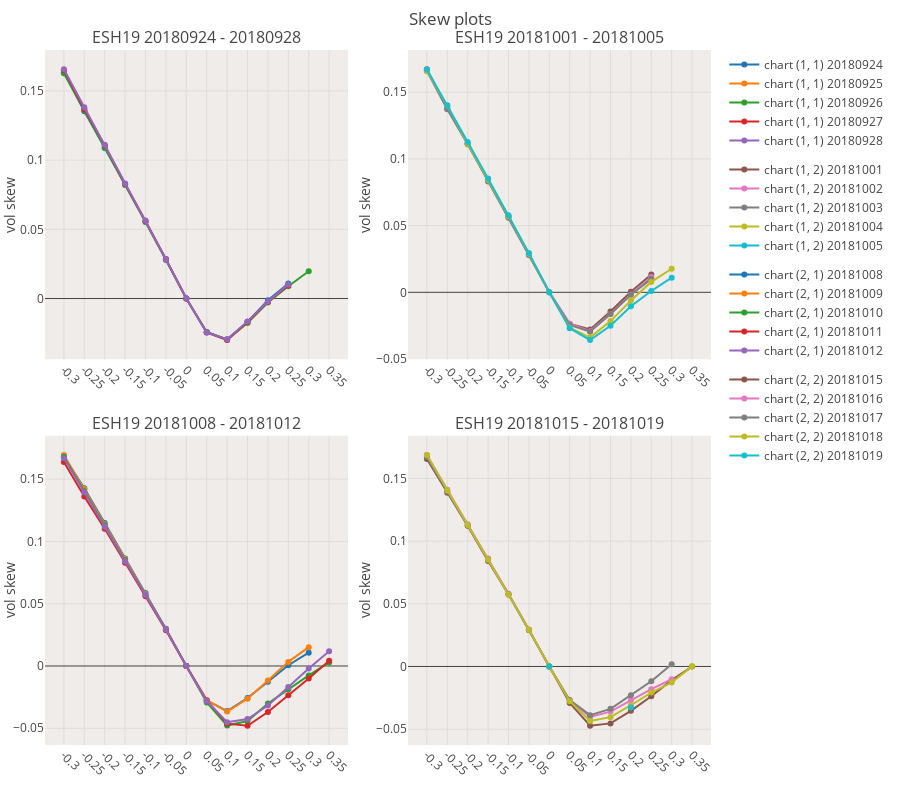
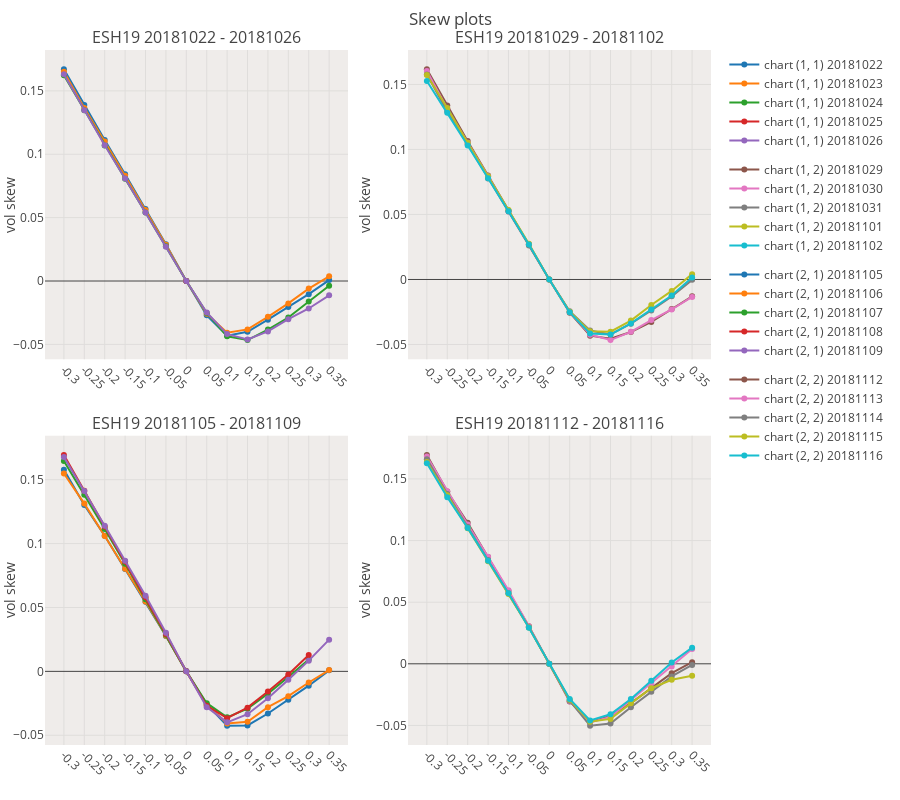
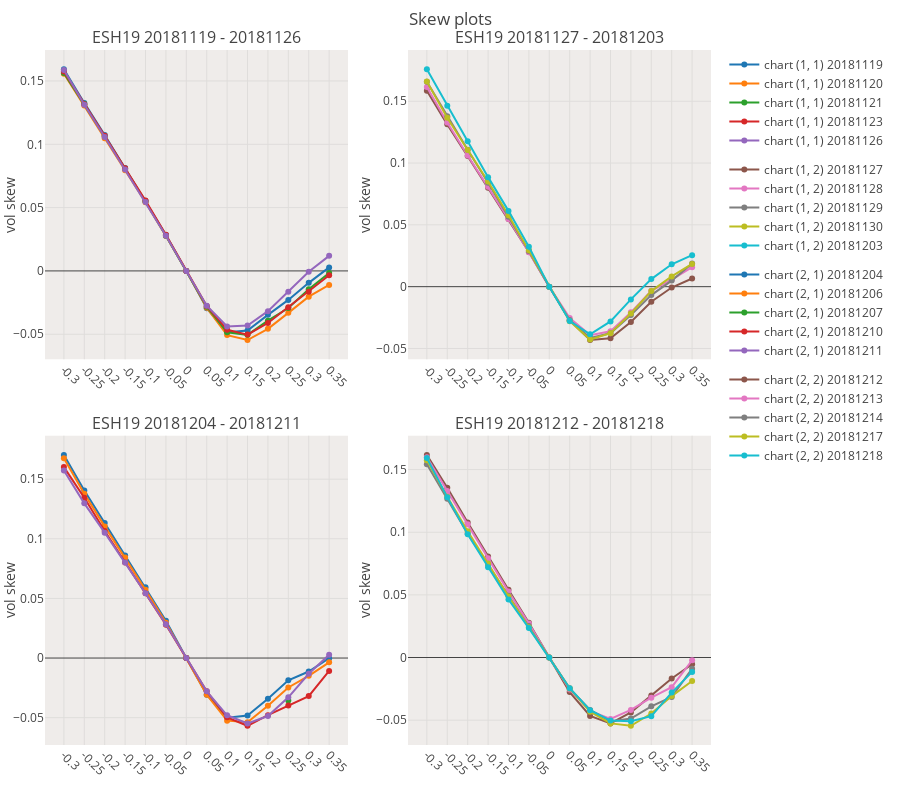
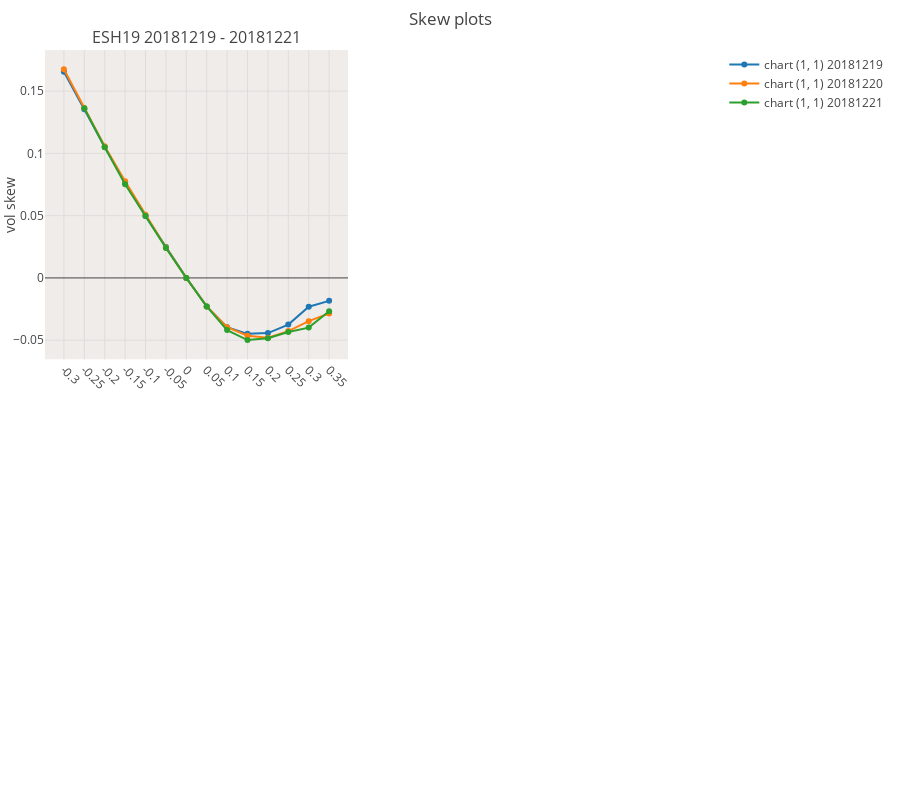

Notebook cell for these charts, in order:
### Code cell
grid_plot=True
# clist = [c for c in all_contracts if (c[:2]==f'{SYMBOL_TO_RESEARCH}') & (int(c[-2:])>=19)]
clist = [c for c in df_iv_final.symbol.unique() if (c[:2]==f'{SYMBOL_TO_RESEARCH}') & (int(c[-2:])>=19)]
for c in clist:
    dft = df_iv_final[df_iv_final.symbol==c]
    if len(dft)<=0:
        print(f'no data for symbol {c}')
        continue
    if grid_plot:
        graph_skew_subplots(df_iv_final[df_iv_final.symbol==c])
    else:
        rls = graph_skew(df_iv_final[df_iv_final.symbol==c],do_plot=True)

### Figure 1 — Plotly figure (JSON) as saved in the notebook; plotly's stock layout.template omitted (floating-point values rounded to 4 significant figures)
{"data": [{"legendgroup": "chart (1, 1)", "name": "chart (1, 1) 20180924", "type": "scatter", "uid": "24e202ae-30bd-11ea-8184-8c859025e7f9", "x": [-0.3, -0.25, -0.2, -0.15, -0.1, -0.05, 0, 0.05, 0.1, 0.15, 0.2, 0.25, 0.3, 0.35], "xaxis": "x", "y": [0.1635, 0.1353, 0.1089, 0.0826, 0.0554, 0.0281, 0, -0.0244, -0.0296, -0.0167, -0.0013, 0.0109, null, null], "yaxis": "y"}, {"legendgroup": "chart (1, 1)", "name": "chart (1, 1) 20180925", "type": "scatter", "uid": "24e27a06-30bd-11ea-a271-8c859025e7f9", "x": [-0.3, -0.25, -0.2, -0.15, -0.1, -0.05, 0, 0.05, 0.1, 0.15, 0.2, 0.25, 0.3, 0.35], "xaxis": "x", "y": [null, null, null, null, null, null, 0, null, null, null, null, null, null, null], "yaxis": "y"}, {"legendgroup": "chart (1, 1)", "name": "chart (1, 1) 20180926", "type": "scatter", "uid": "24e2dcba-30bd-11ea-80fe-8c859025e7f9", "x": [-0.3, -0.25, -0.2, -0.15, -0.1, -0.05, 0, 0.05, 0.1, 0.15, 0.2, 0.25, 0.3, 0.35], "xaxis": "x", "y": [0.1628, 0.1362, 0.1087, 0.0821, 0.0553, 0.028, 0, -0.0241, -0.0296, -0.0177, -0.0029, 0.0089, 0.0197, null], "yaxis": "y"}, {"legendgroup": "chart (1, 1)", "name": "chart (1, 1) 20180927", "type": "scatter", "uid": "24e33e62-30bd-11ea-bf5f-8c859025e7f9", "x": [-0.3, -0.25, -0.2, -0.15, -0.1, -0.05, 0, 0.05, 0.1, 0.15, 0.2, 0.25, 0.3, 0.35], "xaxis": "x", "y": [0.165, 0.1368, 0.1108, 0.0828, 0.056, 0.0286, 0, -0.0245, -0.03, -0.017, -0.0023, 0.0095, null, null], "yaxis": "y"}, {"legendgroup": "chart (1, 1)", "name": "chart (1, 1) 20180928", "type": "scatter", "uid": "24e3ad0c-30bd-11ea-9d35-8c859025e7f9", "x": [-0.3, -0.25, -0.2, -0.15, -0.1, -0.05, 0, 0.05, 0.1, 0.15, 0.2, 0.25, 0.3, 0.35], "xaxis": "x", "y": [0.1657, 0.1382, 0.1112, 0.0832, 0.0563, 0.0284, 0, -0.0245, -0.0295, -0.0165, -0.0022, 0.0101, null, null], "yaxis": "y"}, {"legendgroup": "chart (1, 2)", "name": "chart (1, 2) 20181001", "type": "scatter", "uid": "24e48b46-30bd-11ea-be7b-8c859025e7f9", "x": [-0.3, -0.25, -0.2, -0.15, -0.1, -0.05, 0, 0.05, 0.1, 0.15, 0.2, 0.25, 0.3, 0.35], "xaxis": "x2", "y": [0.1673, 0.1381, 0.1114, 0.0842, 0.0566, 0.0284, 0, -0.0236, -0.0278, -0.0144, 0.0005, 0.0133, null, null], "yaxis": "y2"}, {"legendgroup": "chart (1, 2)", "name": "chart (1, 2) 20181002", "type": "scatter", "uid": "24e50878-30bd-11ea-98ce-8c859025e7f9", "x": [-0.3, -0.25, -0.2, -0.15, -0.1, -0.05, 0, 0.05, 0.1, 0.15, 0.2, 0.25, 0.3, 0.35], "xaxis": "x2", "y": [0.167, 0.1393, 0.112, 0.085, 0.0569, 0.0286, 0, -0.0235, -0.0291, -0.0162, -0.0016, 0.0114, null, null], "yaxis": "y2"}, {"legendgroup": "chart (1, 2)", "name": "chart (1, 2) 20181003", "type": "scatter", "uid": "24e56cdc-30bd-11ea-8a81-8c859025e7f9", "x": [-0.3, -0.25, -0.2, -0.15, -0.1, -0.05, 0, 0.05, 0.1, 0.15, 0.2, 0.25, 0.3, 0.35], "xaxis": "x2", "y": [0.1659, 0.1373, 0.1111, 0.0831, 0.0559, 0.0279, 0, -0.0245, -0.0295, -0.0163, -0.0018, 0.0101, null, null], "yaxis": "y2"}, {"legendgroup": "chart (1, 2)", "name": "chart (1, 2) 20181004", "type": "scatter", "uid": "24e5cdb4-30bd-11ea-9c84-8c859025e7f9", "x": [-0.3, -0.25, -0.2, -0.15, -0.1, -0.05, 0, 0.05, 0.1, 0.15, 0.2, 0.25, 0.3, 0.35], "xaxis": "x2", "y": [0.1658, 0.14, 0.1114, 0.0845, 0.0571, 0.029, 0, -0.0265, -0.0339, -0.0216, -0.0061, 0.0078, 0.0177, null], "yaxis": "y2"}, {"legendgroup": "chart (1, 2)", "name": "chart (1, 2) 20181005", "type": "scatter", "uid": "24e6389c-30bd-11ea-a73a-8c859025e7f9", "x": [-0.3, -0.25, -0.2, -0.15, -0.1, -0.05, 0, 0.05, 0.1, 0.15, 0.2, 0.25, 0.3, 0.35], "xaxis": "x2", "y": [0.1671, 0.1403, 0.1127, 0.0853, 0.0577, 0.0294, 0, -0.0269, -0.0358, -0.0251, -0.0105, 0.001, 0.011, null], "yaxis": "y2"}, {"legendgroup": "chart (2, 1)", "name": "chart (2, 1) 20181008", "type": "scatter", "uid": "24e71606-30bd-11ea-a210-8c859025e7f9", "x": [-0.3, -0.25, -0.2, -0.15, -0.1, -0.05, 0, 0.05, 0.1, 0.15, 0.2, 0.25, 0.3, 0.35], "xaxis": "x3", "y": [0.1682, 0.1426, 0.1147, 0.0863, 0.0585, 0.0298, 0, -0.0277, -0.0362, -0.0257, -0.0127, 0.0006, 0.0107, null], "yaxis": "y3"}, {"legendgroup": "chart (2, 1)", "name": "chart (2, 1) 20181009", "type": "scatter", "uid": "24e77ee6-30bd-11ea-b05b-8c859025e7f9", "x": [-0.3, -0.25, -0.2, -0.15, -0.1, -0.05, 0, 0.05, 0.1, 0.15, 0.2, 0.25, 0.3, 0.35], "xaxis": "x3", "y": [0.1694, 0.1421, 0.1138, 0.0858, 0.0578, 0.0295, 0, -0.0273, -0.0366, -0.0262, -0.0116, 0.0033, 0.0151, null], "yaxis": "y3"}, {"legendgroup": "chart (2, 1)", "name": "chart (2, 1) 20181010", "type": "scatter", "uid": "24e7e1ec-30bd-11ea-a9a9-8c859025e7f9", "x": [-0.3, -0.25, -0.2, -0.15, -0.1, -0.05, 0, 0.05, 0.1, 0.15, 0.2, 0.25, 0.3, 0.35], "xaxis": "x3", "y": [0.1679, 0.1402, 0.1129, 0.0851, 0.057, 0.0293, 0, -0.0293, -0.0478, -0.0442, -0.0301, -0.0186, -0.0076, 0.0029], "yaxis": "y3"}, {"legendgroup": "chart (2, 1)", "name": "chart (2, 1) 20181011", "type": "scatter", "uid": "24e8b4b4-30bd-11ea-bfa9-8c859025e7f9", "x": [-0.3, -0.25, -0.2, -0.15, -0.1, -0.05, 0, 0.05, 0.1, 0.15, 0.2, 0.25, 0.3, 0.35], "xaxis": "x3", "y": [0.1637, 0.1361, 0.1101, 0.0829, 0.0559, 0.0286, 0, -0.0276, -0.0463, -0.048, -0.0369, -0.0235, -0.01, 0.0042], "yaxis": "y3"}, {"legendgroup": "chart (2, 1)", "name": "chart (2, 1) 20181012", "type": "scatter", "uid": "24e94bd8-30bd-11ea-997a-8c859025e7f9", "x": [-0.3, -0.25, -0.2, -0.15, -0.1, -0.05, 0, 0.05, 0.1, 0.15, 0.2, 0.25, 0.3, 0.35], "xaxis": "x3", "y": [0.167, 0.1394, 0.1118, 0.0841, 0.057, 0.0293, 0, -0.0281, -0.0452, -0.0426, -0.0317, -0.0169, -0.0021, 0.0118], "yaxis": "y3"}, {"legendgroup": "chart (2, 2)", "name": "chart (2, 2) 20181015", "type": "scatter", "uid": "24ea4b58-30bd-11ea-98d0-8c859025e7f9", "x": [-0.3, -0.25, -0.2, -0.15, -0.1, -0.05, 0, 0.05, 0.1, 0.15, 0.2, 0.25, 0.3, 0.35], "xaxis": "x4", "y": [0.1654, 0.1385, 0.1122, 0.0841, 0.0576, 0.0291, 0, -0.0291, -0.0473, -0.0454, -0.0354, -0.0237, -0.0109, -0.0001], "yaxis": "y4"}, {"legendgroup": "chart (2, 2)", "name": "chart (2, 2) 20181016", "type": "scatter", "uid": "24eab028-30bd-11ea-9ec7-8c859025e7f9", "x": [-0.3, -0.25, -0.2, -0.15, -0.1, -0.05, 0, 0.05, 0.1, 0.15, 0.2, 0.25, 0.3, 0.35], "xaxis": "x4", "y": [0.1687, 0.141, 0.1135, 0.0861, 0.058, 0.0295, 0, -0.0271, -0.0403, -0.036, -0.027, -0.0181, -0.0102, null], "yaxis": "y4"}, {"legendgroup": "chart (2, 2)", "name": "chart (2, 2) 20181017", "type": "scatter", "uid": "24eb18ee-30bd-11ea-bf94-8c859025e7f9", "x": [-0.3, -0.25, -0.2, -0.15, -0.1, -0.05, 0, 0.05, 0.1, 0.15, 0.2, 0.25, 0.3, 0.35], "xaxis": "x4", "y": [0.167, 0.1396, 0.1125, 0.0852, 0.0574, 0.0291, 0, -0.0268, -0.0388, -0.0338, -0.0229, -0.0118, 0.0017, null], "yaxis": "y4"}, {"legendgroup": "chart (2, 2)", "name": "chart (2, 2) 20181018", "type": "scatter", "uid": "24eba6ba-30bd-11ea-b3a7-8c859025e7f9", "x": [-0.3, -0.25, -0.2, -0.15, -0.1, -0.05, 0, 0.05, 0.1, 0.15, 0.2, 0.25, 0.3, 0.35], "xaxis": "x4", "y": [0.1687, 0.1404, 0.1128, 0.0851, 0.0572, 0.0292, 0, -0.0277, -0.0434, -0.0404, -0.0309, -0.0208, -0.0127, 0.0001], "yaxis": "y4"}, {"legendgroup": "chart (2, 2)", "name": "chart (2, 2) 20181019", "type": "scatter", "uid": "24ec191a-30bd-11ea-b3cb-8c859025e7f9", "x": [-0.3, -0.25, -0.2, -0.15, -0.1, -0.05, 0, 0.05, 0.1, 0.15, 0.2, 0.25, 0.3, 0.35], "xaxis": "x4", "y": [null, null, null, null, null, null, 0, null, null, null, -0.0327, null, null, null], "yaxis": "y4"}], "layout": {"annotations": [{"font": {"size": 16}, "showarrow": false, "text": "ESH19 20180924 - 20180928", "x": 0.2275, "xanchor": "center", "xref": "paper", "y": 1, "yanchor": "bottom", "yref": "paper"}, {"font": {"size": 16}, "showarrow": false, "text": "ESH19 20181001 - 20181005", "x": 0.7725, "xanchor": "center", "xref": "paper", "y": 1, "yanchor": "bottom", "yref": "paper"}, {"font": {"size": 16}, "showarrow": false, "text": "ESH19 20181008 - 20181012", "x": 0.2275, "xanchor": "center", "xref": "paper", "y": 0.445, "yanchor": "bottom", "yref": "paper"}, {"font": {"size": 16}, "showarrow": false, "text": "ESH19 20181015 - 20181019", "x": 0.7725, "xanchor": "center", "xref": "paper", "y": 0.445, "yanchor": "bottom", "yref": "paper"}], "autosize": true, "bargap": 0.05, "font": {"family": "Open Sans, sans-serif"}, "height": 800, "hovermode": "x", "margin": {"b": 55, "l": 45, "r": 15, "t": 50}, "plot_bgcolor": "#EFECEA", "showlegend": true, "title": "Skew plots<br>", "width": 900, "xaxis": {"anchor": "y", "domain": [0, 0.455], "tickangle": 45, "ticktext": [-0.3, -0.25, -0.2, -0.15, -0.1, -0.05, 0, 0.05, 0.1, 0.15, 0.2, 0.25, 0.3, 0.35], "tickvals": [-0.3, -0.25, -0.2, -0.15, -0.1, -0.05, 0, 0.05, 0.1, 0.15, 0.2, 0.25, 0.3, 0.35], "type": "category"}, "xaxis2": {"anchor": "y2", "domain": [0.545, 1], "tickangle": 45, "ticktext": [-0.3, -0.25, -0.2, -0.15, -0.1, -0.05, 0, 0.05, 0.1, 0.15, 0.2, 0.25, 0.3, 0.35], "tickvals": [-0.3, -0.25, -0.2, -0.15, -0.1, -0.05, 0, 0.05, 0.1, 0.15, 0.2, 0.25, 0.3, 0.35], "type": "category"}, "xaxis3": {"anchor": "y3", "domain": [0, 0.455], "tickangle": 45, "ticktext": [-0.3, -0.25, -0.2, -0.15, -0.1, -0.05, 0, 0.05, 0.1, 0.15, 0.2, 0.25, 0.3, 0.35], "tickvals": [-0.3, -0.25, -0.2, -0.15, -0.1, -0.05, 0, 0.05, 0.1, 0.15, 0.2, 0.25, 0.3, 0.35], "type": "category"}, "xaxis4": {"anchor": "y4", "domain": [0.545, 1], "tickangle": 45, "ticktext": [-0.3, -0.25, -0.2, -0.15, -0.1, -0.05, 0, 0.05, 0.1, 0.15, 0.2, 0.25, 0.3, 0.35], "tickvals": [-0.3, -0.25, -0.2, -0.15, -0.1, -0.05, 0, 0.05, 0.1, 0.15, 0.2, 0.25, 0.3, 0.35], "type": "category"}, "yaxis": {"anchor": "x", "domain": [0.555, 1], "title": "vol skew"}, "yaxis2": {"anchor": "x2", "domain": [0.555, 1], "title": "vol skew"}, "yaxis3": {"anchor": "x3", "domain": [0, 0.445], "title": "vol skew"}, "yaxis4": {"anchor": "x4", "domain": [0, 0.445], "title": "vol skew"}}}

### Figure 2 — Plotly figure (JSON) as saved in the notebook; plotly's stock layout.template omitted (floating-point values rounded to 4 significant figures)
{"data": [{"legendgroup": "chart (1, 1)", "name": "chart (1, 1) 20181022", "type": "scatter", "uid": "24f6bbcc-30bd-11ea-80cd-8c859025e7f9", "x": [-0.3, -0.25, -0.2, -0.15, -0.1, -0.05, 0, 0.05, 0.1, 0.15, 0.2, 0.25, 0.3, 0.35], "xaxis": "x", "y": [0.1671, 0.1389, 0.1112, 0.0843, 0.0568, 0.029, 0, -0.0271, -0.0431, -0.0401, -0.0305, -0.0205, -0.0104, 0.0007], "yaxis": "y"}, {"legendgroup": "chart (1, 1)", "name": "chart (1, 1) 20181023", "type": "scatter", "uid": "24f7364c-30bd-11ea-9c08-8c859025e7f9", "x": [-0.3, -0.25, -0.2, -0.15, -0.1, -0.05, 0, 0.05, 0.1, 0.15, 0.2, 0.25, 0.3, 0.35], "xaxis": "x", "y": [0.1651, 0.1365, 0.1101, 0.0831, 0.056, 0.0286, 0, -0.0259, -0.0408, -0.0382, -0.0283, -0.0177, -0.006, 0.0037], "yaxis": "y"}, {"legendgroup": "chart (1, 1)", "name": "chart (1, 1) 20181024", "type": "scatter", "uid": "24f7efe2-30bd-11ea-acbf-8c859025e7f9", "x": [-0.3, -0.25, -0.2, -0.15, -0.1, -0.05, 0, 0.05, 0.1, 0.15, 0.2, 0.25, 0.3, 0.35], "xaxis": "x", "y": [0.1623, 0.1348, 0.107, 0.0806, 0.054, 0.0274, 0, -0.0252, -0.0436, -0.0466, -0.0383, -0.0288, -0.0161, -0.0038], "yaxis": "y"}, {"legendgroup": "chart (1, 1)", "name": "chart (1, 1) 20181025", "type": "scatter", "uid": "24f8b436-30bd-11ea-9d90-8c859025e7f9", "x": [-0.3, -0.25, -0.2, -0.15, -0.1, -0.05, 0, 0.05, 0.1, 0.15, 0.2, 0.25, 0.3, 0.35], "xaxis": "x", "y": [null, null, null, null, null, null, 0, null, null, null, null, null, null, null], "yaxis": "y"}, {"legendgroup": "chart (1, 1)", "name": "chart (1, 1) 20181026", "type": "scatter", "uid": "24f99b4c-30bd-11ea-bef3-8c859025e7f9", "x": [-0.3, -0.25, -0.2, -0.15, -0.1, -0.05, 0, 0.05, 0.1, 0.15, 0.2, 0.25, 0.3, 0.35], "xaxis": "x", "y": [0.1632, 0.1347, 0.1071, 0.0808, 0.054, 0.0271, 0, -0.0249, -0.0419, -0.0461, -0.0398, -0.0301, -0.0217, -0.0113], "yaxis": "y"}, {"legendgroup": "chart (1, 2)", "name": "chart (1, 2) 20181029", "type": "scatter", "uid": "24fb1818-30bd-11ea-be63-8c859025e7f9", "x": [-0.3, -0.25, -0.2, -0.15, -0.1, -0.05, 0, 0.05, 0.1, 0.15, 0.2, 0.25, 0.3, 0.35], "xaxis": "x2", "y": [0.1617, 0.1337, 0.1064, 0.0799, 0.0531, 0.027, 0, -0.0255, -0.0432, -0.0456, -0.0404, -0.0327, -0.0227, -0.013], "yaxis": "y2"}, {"legendgroup": "chart (1, 2)", "name": "chart (1, 2) 20181030", "type": "scatter", "uid": "24fb8a26-30bd-11ea-ab85-8c859025e7f9", "x": [-0.3, -0.25, -0.2, -0.15, -0.1, -0.05, 0, 0.05, 0.1, 0.15, 0.2, 0.25, 0.3, 0.35], "xaxis": "x2", "y": [0.1603, 0.1313, 0.1052, 0.0794, 0.0523, 0.0269, 0, -0.025, -0.0425, -0.0466, -0.0403, -0.0312, -0.0231, -0.0134], "yaxis": "y2"}, {"legendgroup": "chart (1, 2)", "name": "chart (1, 2) 20181031", "type": "scatter", "uid": "24fbff24-30bd-11ea-9d72-8c859025e7f9", "x": [-0.3, -0.25, -0.2, -0.15, -0.1, -0.05, 0, 0.05, 0.1, 0.15, 0.2, 0.25, 0.3, 0.35], "xaxis": "x2", "y": [0.1576, 0.1291, 0.104, 0.0776, 0.0523, 0.0261, 0, -0.0245, -0.0393, -0.0423, -0.034, -0.0239, -0.013, -0.0003], "yaxis": "y2"}, {"legendgroup": "chart (1, 2)", "name": "chart (1, 2) 20181101", "type": "scatter", "uid": "24fc7268-30bd-11ea-bdbd-8c859025e7f9", "x": [-0.3, -0.25, -0.2, -0.15, -0.1, -0.05, 0, 0.05, 0.1, 0.15, 0.2, 0.25, 0.3, 0.35], "xaxis": "x2", "y": [0.1573, 0.1319, 0.1052, 0.0793, 0.0534, 0.0275, 0, -0.0248, -0.0399, -0.0402, -0.0316, -0.0196, -0.0088, 0.0041], "yaxis": "y2"}, {"legendgroup": "chart (1, 2)", "name": "chart (1, 2) 20181102", "type": "scatter", "uid": "24fcef2e-30bd-11ea-a6bf-8c859025e7f9", "x": [-0.3, -0.25, -0.2, -0.15, -0.1, -0.05, 0, 0.05, 0.1, 0.15, 0.2, 0.25, 0.3, 0.35], "xaxis": "x2", "y": [0.1527, 0.1283, 0.103, 0.0779, 0.0524, 0.0269, 0, -0.0253, -0.0415, -0.0424, -0.0338, -0.0231, -0.0123, 0.0015], "yaxis": "y2"}, {"legendgroup": "chart (2, 1)", "name": "chart (2, 1) 20181105", "type": "scatter", "uid": "24fe5a26-30bd-11ea-a7ab-8c859025e7f9", "x": [-0.3, -0.25, -0.2, -0.15, -0.1, -0.05, 0, 0.05, 0.1, 0.15, 0.2, 0.25, 0.3, 0.35], "xaxis": "x3", "y": [0.1578, 0.1303, 0.1062, 0.0802, 0.0544, 0.0277, 0, -0.0259, -0.0426, -0.0423, -0.033, -0.0223, -0.0112, 0.0008], "yaxis": "y3"}, {"legendgroup": "chart (2, 1)", "name": "chart (2, 1) 20181106", "type": "scatter", "uid": "24fed370-30bd-11ea-9f6a-8c859025e7f9", "x": [-0.3, -0.25, -0.2, -0.15, -0.1, -0.05, 0, 0.05, 0.1, 0.15, 0.2, 0.25, 0.3, 0.35], "xaxis": "x3", "y": [0.1549, 0.1313, 0.1059, 0.0803, 0.0547, 0.0279, 0, -0.026, -0.0408, -0.0394, -0.028, -0.0194, -0.0087, 0.001], "yaxis": "y3"}, {"legendgroup": "chart (2, 1)", "name": "chart (2, 1) 20181107", "type": "scatter", "uid": "24ff467a-30bd-11ea-983f-8c859025e7f9", "x": [-0.3, -0.25, -0.2, -0.15, -0.1, -0.05, 0, 0.05, 0.1, 0.15, 0.2, 0.25, 0.3, 0.35], "xaxis": "x3", "y": [0.1646, 0.1382, 0.1114, 0.0842, 0.0565, 0.0286, 0, -0.0249, -0.036, -0.0292, -0.0175, -0.0044, 0.0093, null], "yaxis": "y3"}, {"legendgroup": "chart (2, 1)", "name": "chart (2, 1) 20181108", "type": "scatter", "uid": "24ffc154-30bd-11ea-afbb-8c859025e7f9", "x": [-0.3, -0.25, -0.2, -0.15, -0.1, -0.05, 0, 0.05, 0.1, 0.15, 0.2, 0.25, 0.3, 0.35], "xaxis": "x3", "y": [0.1694, 0.1414, 0.1134, 0.0859, 0.058, 0.0293, 0, -0.027, -0.0366, -0.0284, -0.0158, -0.0025, 0.0128, null], "yaxis": "y3"}, {"legendgroup": "chart (2, 1)", "name": "chart (2, 1) 20181109", "type": "scatter", "uid": "2500301c-30bd-11ea-8571-8c859025e7f9", "x": [-0.3, -0.25, -0.2, -0.15, -0.1, -0.05, 0, 0.05, 0.1, 0.15, 0.2, 0.25, 0.3, 0.35], "xaxis": "x3", "y": [0.1677, 0.1412, 0.114, 0.0865, 0.0591, 0.0302, 0, -0.028, -0.0399, -0.0335, -0.0211, -0.0065, 0.0084, 0.0248], "yaxis": "y3"}, {"legendgroup": "chart (2, 2)", "name": "chart (2, 2) 20181112", "type": "scatter", "uid": "25019b8c-30bd-11ea-94fc-8c859025e7f9", "x": [-0.3, -0.25, -0.2, -0.15, -0.1, -0.05, 0, 0.05, 0.1, 0.15, 0.2, 0.25, 0.3, 0.35], "xaxis": "x4", "y": [0.1695, 0.1398, 0.1144, 0.0866, 0.0591, 0.0304, 0, -0.0306, -0.0473, -0.0423, -0.0319, -0.0195, -0.0076, 0.0013], "yaxis": "y4"}, {"legendgroup": "chart (2, 2)", "name": "chart (2, 2) 20181113", "type": "scatter", "uid": "2502389e-30bd-11ea-88cb-8c859025e7f9", "x": [-0.3, -0.25, -0.2, -0.15, -0.1, -0.05, 0, 0.05, 0.1, 0.15, 0.2, 0.25, 0.3, 0.35], "xaxis": "x4", "y": [0.1683, 0.1401, 0.113, 0.0868, 0.0596, 0.0305, 0, -0.0303, -0.0476, -0.0431, -0.0293, -0.0157, -0.0021, 0.012], "yaxis": "y4"}, {"legendgroup": "chart (2, 2)", "name": "chart (2, 2) 20181114", "type": "scatter", "uid": "2502a7c0-30bd-11ea-9cf2-8c859025e7f9", "x": [-0.3, -0.25, -0.2, -0.15, -0.1, -0.05, 0, 0.05, 0.1, 0.15, 0.2, 0.25, 0.3, 0.35], "xaxis": "x4", "y": [0.1661, 0.1379, 0.1113, 0.0843, 0.0573, 0.0297, 0, -0.03, -0.0503, -0.0484, -0.0353, -0.0227, -0.0102, -0.0009], "yaxis": "y4"}, {"legendgroup": "chart (2, 2)", "name": "chart (2, 2) 20181115", "type": "scatter", "uid": "25031ee4-30bd-11ea-8291-8c859025e7f9", "x": [-0.3, -0.25, -0.2, -0.15, -0.1, -0.05, 0, 0.05, 0.1, 0.15, 0.2, 0.25, 0.3, 0.35], "xaxis": "x4", "y": [0.1638, 0.1368, 0.1101, 0.0833, 0.0566, 0.0295, 0, -0.0292, -0.047, -0.0447, -0.0321, -0.0198, -0.013, -0.0097], "yaxis": "y4"}, {"legendgroup": "chart (2, 2)", "name": "chart (2, 2) 20181116", "type": "scatter", "uid": "2503a8f0-30bd-11ea-ad17-8c859025e7f9", "x": [-0.3, -0.25, -0.2, -0.15, -0.1, -0.05, 0, 0.05, 0.1, 0.15, 0.2, 0.25, 0.3, 0.35], "xaxis": "x4", "y": [0.1627, 0.1352, 0.1103, 0.0836, 0.0572, 0.0293, 0, -0.0285, -0.046, -0.041, -0.0286, -0.0138, 0.0011, 0.0131], "yaxis": "y4"}], "layout": {"annotations": [{"font": {"size": 16}, "showarrow": false, "text": "ESH19 20181022 - 20181026", "x": 0.2275, "xanchor": "center", "xref": "paper", "y": 1, "yanchor": "bottom", "yref": "paper"}, {"font": {"size": 16}, "showarrow": false, "text": "ESH19 20181029 - 20181102", "x": 0.7725, "xanchor": "center", "xref": "paper", "y": 1, "yanchor": "bottom", "yref": "paper"}, {"font": {"size": 16}, "showarrow": false, "text": "ESH19 20181105 - 20181109", "x": 0.2275, "xanchor": "center", "xref": "paper", "y": 0.445, "yanchor": "bottom", "yref": "paper"}, {"font": {"size": 16}, "showarrow": false, "text": "ESH19 20181112 - 20181116", "x": 0.7725, "xanchor": "center", "xref": "paper", "y": 0.445, "yanchor": "bottom", "yref": "paper"}], "autosize": true, "bargap": 0.05, "font": {"family": "Open Sans, sans-serif"}, "height": 800, "hovermode": "x", "margin": {"b": 55, "l": 45, "r": 15, "t": 50}, "plot_bgcolor": "#EFECEA", "showlegend": true, "title": "Skew plots<br>", "width": 900, "xaxis": {"anchor": "y", "domain": [0, 0.455], "tickangle": 45, "ticktext": [-0.3, -0.25, -0.2, -0.15, -0.1, -0.05, 0, 0.05, 0.1, 0.15, 0.2, 0.25, 0.3, 0.35], "tickvals": [-0.3, -0.25, -0.2, -0.15, -0.1, -0.05, 0, 0.05, 0.1, 0.15, 0.2, 0.25, 0.3, 0.35], "type": "category"}, "xaxis2": {"anchor": "y2", "domain": [0.545, 1], "tickangle": 45, "ticktext": [-0.3, -0.25, -0.2, -0.15, -0.1, -0.05, 0, 0.05, 0.1, 0.15, 0.2, 0.25, 0.3, 0.35], "tickvals": [-0.3, -0.25, -0.2, -0.15, -0.1, -0.05, 0, 0.05, 0.1, 0.15, 0.2, 0.25, 0.3, 0.35], "type": "category"}, "xaxis3": {"anchor": "y3", "domain": [0, 0.455], "tickangle": 45, "ticktext": [-0.3, -0.25, -0.2, -0.15, -0.1, -0.05, 0, 0.05, 0.1, 0.15, 0.2, 0.25, 0.3, 0.35], "tickvals": [-0.3, -0.25, -0.2, -0.15, -0.1, -0.05, 0, 0.05, 0.1, 0.15, 0.2, 0.25, 0.3, 0.35], "type": "category"}, "xaxis4": {"anchor": "y4", "domain": [0.545, 1], "tickangle": 45, "ticktext": [-0.3, -0.25, -0.2, -0.15, -0.1, -0.05, 0, 0.05, 0.1, 0.15, 0.2, 0.25, 0.3, 0.35], "tickvals": [-0.3, -0.25, -0.2, -0.15, -0.1, -0.05, 0, 0.05, 0.1, 0.15, 0.2, 0.25, 0.3, 0.35], "type": "category"}, "yaxis": {"anchor": "x", "domain": [0.555, 1], "title": "vol skew"}, "yaxis2": {"anchor": "x2", "domain": [0.555, 1], "title": "vol skew"}, "yaxis3": {"anchor": "x3", "domain": [0, 0.445], "title": "vol skew"}, "yaxis4": {"anchor": "x4", "domain": [0, 0.445], "title": "vol skew"}}}

### Figure 3 — Plotly figure (JSON) as saved in the notebook; plotly's stock layout.template omitted (floating-point values rounded to 4 significant figures)
{"data": [{"legendgroup": "chart (1, 1)", "name": "chart (1, 1) 20181119", "type": "scatter", "uid": "250f609e-30bd-11ea-afcd-8c859025e7f9", "x": [-0.3, -0.25, -0.2, -0.15, -0.1, -0.05, 0, 0.05, 0.1, 0.15, 0.2, 0.25, 0.3, 0.35], "xaxis": "x", "y": [0.1593, 0.1327, 0.1074, 0.0812, 0.0554, 0.0283, 0, -0.0295, -0.0485, -0.0471, -0.0347, -0.0229, -0.0094, 0.0028], "yaxis": "y"}, {"legendgroup": "chart (1, 1)", "name": "chart (1, 1) 20181120", "type": "scatter", "uid": "250fd792-30bd-11ea-8fec-8c859025e7f9", "x": [-0.3, -0.25, -0.2, -0.15, -0.1, -0.05, 0, 0.05, 0.1, 0.15, 0.2, 0.25, 0.3, 0.35], "xaxis": "x", "y": [0.1557, 0.1307, 0.1048, 0.0795, 0.0542, 0.0275, 0, -0.0291, -0.0507, -0.0546, -0.0457, -0.0331, -0.0203, -0.0111], "yaxis": "y"}, {"legendgroup": "chart (1, 1)", "name": "chart (1, 1) 20181121", "type": "scatter", "uid": "25106006-30bd-11ea-83cc-8c859025e7f9", "x": [-0.3, -0.25, -0.2, -0.15, -0.1, -0.05, 0, 0.05, 0.1, 0.15, 0.2, 0.25, 0.3, 0.35], "xaxis": "x", "y": [0.1564, 0.1318, 0.1062, 0.0807, 0.0549, 0.0277, 0, -0.0283, -0.0485, -0.0505, -0.0393, -0.0293, -0.0144, -0.0016], "yaxis": "y"}, {"legendgroup": "chart (1, 1)", "name": "chart (1, 1) 20181123", "type": "scatter", "uid": "2510d79e-30bd-11ea-b330-8c859025e7f9", "x": [-0.3, -0.25, -0.2, -0.15, -0.1, -0.05, 0, 0.05, 0.1, 0.15, 0.2, 0.25, 0.3, 0.35], "xaxis": "x", "y": [0.1575, 0.1316, 0.1067, 0.0811, 0.0556, 0.0285, 0, -0.0277, -0.0465, -0.0503, -0.0411, -0.0286, -0.0164, -0.0034], "yaxis": "y"}, {"legendgroup": "chart (1, 1)", "name": "chart (1, 1) 20181126", "type": "scatter", "uid": "25119a00-30bd-11ea-9d37-8c859025e7f9", "x": [-0.3, -0.25, -0.2, -0.15, -0.1, -0.05, 0, 0.05, 0.1, 0.15, 0.2, 0.25, 0.3, 0.35], "xaxis": "x", "y": [0.1586, 0.1313, 0.1058, 0.0801, 0.0544, 0.0278, 0, -0.0275, -0.0438, -0.0431, -0.0318, -0.0165, -0.0007, 0.0119], "yaxis": "y"}, {"legendgroup": "chart (1, 2)", "name": "chart (1, 2) 20181127", "type": "scatter", "uid": "2513373e-30bd-11ea-9f08-8c859025e7f9", "x": [-0.3, -0.25, -0.2, -0.15, -0.1, -0.05, 0, 0.05, 0.1, 0.15, 0.2, 0.25, 0.3, 0.35], "xaxis": "x2", "y": [0.1585, 0.1313, 0.1056, 0.08, 0.0547, 0.028, 0, -0.0272, -0.0432, -0.0418, -0.0286, -0.0122, -0.0007, 0.0066], "yaxis": "y2"}, {"legendgroup": "chart (1, 2)", "name": "chart (1, 2) 20181128", "type": "scatter", "uid": "2514041e-30bd-11ea-aedf-8c859025e7f9", "x": [-0.3, -0.25, -0.2, -0.15, -0.1, -0.05, 0, 0.05, 0.1, 0.15, 0.2, 0.25, 0.3, 0.35], "xaxis": "x2", "y": [0.1615, 0.1328, 0.1061, 0.0809, 0.0548, 0.0279, 0, -0.0253, -0.0392, -0.0361, -0.0208, -0.0034, 0.0056, 0.0158], "yaxis": "y2"}, {"legendgroup": "chart (1, 2)", "name": "chart (1, 2) 20181129", "type": "scatter", "uid": "2514c95a-30bd-11ea-ba63-8c859025e7f9", "x": [-0.3, -0.25, -0.2, -0.15, -0.1, -0.05, 0, 0.05, 0.1, 0.15, 0.2, 0.25, 0.3, 0.35], "xaxis": "x2", "y": [0.1657, 0.1379, 0.1107, 0.084, 0.0565, 0.0289, 0, -0.027, -0.0415, -0.0377, -0.0229, -0.0068, 0.0049, 0.0188], "yaxis": "y2"}, {"legendgroup": "chart (1, 2)", "name": "chart (1, 2) 20181130", "type": "scatter", "uid": "25159010-30bd-11ea-abbd-8c859025e7f9", "x": [-0.3, -0.25, -0.2, -0.15, -0.1, -0.05, 0, 0.05, 0.1, 0.15, 0.2, 0.25, 0.3, 0.35], "xaxis": "x2", "y": [0.1659, 0.1367, 0.1105, 0.085, 0.0577, 0.0294, 0, -0.0279, -0.0428, -0.0376, -0.0217, -0.0036, 0.0083, 0.0184], "yaxis": "y2"}, {"legendgroup": "chart (1, 2)", "name": "chart (1, 2) 20181203", "type": "scatter", "uid": "25162d90-30bd-11ea-bf8f-8c859025e7f9", "x": [-0.3, -0.25, -0.2, -0.15, -0.1, -0.05, 0, 0.05, 0.1, 0.15, 0.2, 0.25, 0.3, 0.35], "xaxis": "x2", "y": [0.1759, 0.1464, 0.1176, 0.0886, 0.0613, 0.0323, 0, -0.0278, -0.0386, -0.0281, -0.0103, 0.0061, 0.0181, 0.0255], "yaxis": "y2"}, {"legendgroup": "chart (2, 1)", "name": "chart (2, 1) 20181204", "type": "scatter", "uid": "2517b46c-30bd-11ea-b100-8c859025e7f9", "x": [-0.3, -0.25, -0.2, -0.15, -0.1, -0.05, 0, 0.05, 0.1, 0.15, 0.2, 0.25, 0.3, 0.35], "xaxis": "x3", "y": [0.1703, 0.1405, 0.1132, 0.0859, 0.0593, 0.0312, 0, -0.0308, -0.0501, -0.0482, -0.0342, -0.0187, -0.0113, -0.0001], "yaxis": "y3"}, {"legendgroup": "chart (2, 1)", "name": "chart (2, 1) 20181206", "type": "scatter", "uid": "25185566-30bd-11ea-aed5-8c859025e7f9", "x": [-0.3, -0.25, -0.2, -0.15, -0.1, -0.05, 0, 0.05, 0.1, 0.15, 0.2, 0.25, 0.3, 0.35], "xaxis": "x3", "y": [0.1676, 0.1378, 0.1104, 0.0843, 0.0573, 0.0297, 0, -0.0308, -0.0525, -0.0539, -0.04, -0.0247, -0.0149, -0.0036], "yaxis": "y3"}, {"legendgroup": "chart (2, 1)", "name": "chart (2, 1) 20181207", "type": "scatter", "uid": "2518c2e4-30bd-11ea-a9e0-8c859025e7f9", "x": [-0.3, -0.25, -0.2, -0.15, -0.1, -0.05, 0, 0.05, 0.1, 0.15, 0.2, 0.25, 0.3, 0.35], "xaxis": "x3", "y": [null, null, null, null, null, null, 0, null, null, null, null, -0.0356, null, null], "yaxis": "y3"}, {"legendgroup": "chart (2, 1)", "name": "chart (2, 1) 20181210", "type": "scatter", "uid": "25193546-30bd-11ea-abf3-8c859025e7f9", "x": [-0.3, -0.25, -0.2, -0.15, -0.1, -0.05, 0, 0.05, 0.1, 0.15, 0.2, 0.25, 0.3, 0.35], "xaxis": "x3", "y": [0.1601, 0.1344, 0.1065, 0.0802, 0.0544, 0.028, 0, -0.0279, -0.0497, -0.0568, -0.0479, -0.0397, -0.0319, -0.0108], "yaxis": "y3"}, {"legendgroup": "chart (2, 1)", "name": "chart (2, 1) 20181211", "type": "scatter", "uid": "251a1126-30bd-11ea-80c0-8c859025e7f9", "x": [-0.3, -0.25, -0.2, -0.15, -0.1, -0.05, 0, 0.05, 0.1, 0.15, 0.2, 0.25, 0.3, 0.35], "xaxis": "x3", "y": [0.1572, 0.1297, 0.1051, 0.0802, 0.0543, 0.0283, 0, -0.0279, -0.048, -0.0548, -0.0486, -0.0329, -0.0132, 0.0028], "yaxis": "y3"}, {"legendgroup": "chart (2, 2)", "name": "chart (2, 2) 20181212", "type": "scatter", "uid": "251bf374-30bd-11ea-b776-8c859025e7f9", "x": [-0.3, -0.25, -0.2, -0.15, -0.1, -0.05, 0, 0.05, 0.1, 0.15, 0.2, 0.25, 0.3, 0.35], "xaxis": "x4", "y": [0.1617, 0.1355, 0.1078, 0.0807, 0.054, 0.0277, 0, -0.0276, -0.0467, -0.0526, -0.0438, -0.0304, -0.0168, -0.0054], "yaxis": "y4"}, {"legendgroup": "chart (2, 2)", "name": "chart (2, 2) 20181213", "type": "scatter", "uid": "251c670a-30bd-11ea-800d-8c859025e7f9", "x": [-0.3, -0.25, -0.2, -0.15, -0.1, -0.05, 0, 0.05, 0.1, 0.15, 0.2, 0.25, 0.3, 0.35], "xaxis": "x4", "y": [0.1599, 0.1329, 0.1063, 0.0792, 0.0526, 0.0271, 0, -0.0256, -0.0427, -0.0491, -0.0418, -0.0321, -0.0237, -0.0022], "yaxis": "y4"}, {"legendgroup": "chart (2, 2)", "name": "chart (2, 2) 20181214", "type": "scatter", "uid": "251cd58c-30bd-11ea-a534-8c859025e7f9", "x": [-0.3, -0.25, -0.2, -0.15, -0.1, -0.05, 0, 0.05, 0.1, 0.15, 0.2, 0.25, 0.3, 0.35], "xaxis": "x4", "y": [0.1542, 0.1268, 0.0989, 0.0739, 0.0493, 0.0252, 0, -0.0246, -0.0418, -0.051, -0.0487, -0.039, -0.0315, -0.0089], "yaxis": "y4"}, {"legendgroup": "chart (2, 2)", "name": "chart (2, 2) 20181217", "type": "scatter", "uid": "251d51b0-30bd-11ea-b2f6-8c859025e7f9", "x": [-0.3, -0.25, -0.2, -0.15, -0.1, -0.05, 0, 0.05, 0.1, 0.15, 0.2, 0.25, 0.3, 0.35], "xaxis": "x4", "y": [0.1574, 0.1284, 0.1008, 0.075, 0.0488, 0.0242, 0, -0.0247, -0.0432, -0.0526, -0.0545, -0.0447, -0.0308, -0.0188], "yaxis": "y4"}, {"legendgroup": "chart (2, 2)", "name": "chart (2, 2) 20181218", "type": "scatter", "uid": "251dbd76-30bd-11ea-a0fb-8c859025e7f9", "x": [-0.3, -0.25, -0.2, -0.15, -0.1, -0.05, 0, 0.05, 0.1, 0.15, 0.2, 0.25, 0.3, 0.35], "xaxis": "x4", "y": [0.1593, 0.128, 0.0983, 0.0721, 0.0463, 0.0235, 0, -0.0245, -0.0421, -0.0503, -0.0509, -0.0468, -0.028, -0.0115], "yaxis": "y4"}], "layout": {"annotations": [{"font": {"size": 16}, "showarrow": false, "text": "ESH19 20181119 - 20181126", "x": 0.2275, "xanchor": "center", "xref": "paper", "y": 1, "yanchor": "bottom", "yref": "paper"}, {"font": {"size": 16}, "showarrow": false, "text": "ESH19 20181127 - 20181203", "x": 0.7725, "xanchor": "center", "xref": "paper", "y": 1, "yanchor": "bottom", "yref": "paper"}, {"font": {"size": 16}, "showarrow": false, "text": "ESH19 20181204 - 20181211", "x": 0.2275, "xanchor": "center", "xref": "paper", "y": 0.445, "yanchor": "bottom", "yref": "paper"}, {"font": {"size": 16}, "showarrow": false, "text": "ESH19 20181212 - 20181218", "x": 0.7725, "xanchor": "center", "xref": "paper", "y": 0.445, "yanchor": "bottom", "yref": "paper"}], "autosize": true, "bargap": 0.05, "font": {"family": "Open Sans, sans-serif"}, "height": 800, "hovermode": "x", "margin": {"b": 55, "l": 45, "r": 15, "t": 50}, "plot_bgcolor": "#EFECEA", "showlegend": true, "title": "Skew plots<br>", "width": 900, "xaxis": {"anchor": "y", "domain": [0, 0.455], "tickangle": 45, "ticktext": [-0.3, -0.25, -0.2, -0.15, -0.1, -0.05, 0, 0.05, 0.1, 0.15, 0.2, 0.25, 0.3, 0.35], "tickvals": [-0.3, -0.25, -0.2, -0.15, -0.1, -0.05, 0, 0.05, 0.1, 0.15, 0.2, 0.25, 0.3, 0.35], "type": "category"}, "xaxis2": {"anchor": "y2", "domain": [0.545, 1], "tickangle": 45, "ticktext": [-0.3, -0.25, -0.2, -0.15, -0.1, -0.05, 0, 0.05, 0.1, 0.15, 0.2, 0.25, 0.3, 0.35], "tickvals": [-0.3, -0.25, -0.2, -0.15, -0.1, -0.05, 0, 0.05, 0.1, 0.15, 0.2, 0.25, 0.3, 0.35], "type": "category"}, "xaxis3": {"anchor": "y3", "domain": [0, 0.455], "tickangle": 45, "ticktext": [-0.3, -0.25, -0.2, -0.15, -0.1, -0.05, 0, 0.05, 0.1, 0.15, 0.2, 0.25, 0.3, 0.35], "tickvals": [-0.3, -0.25, -0.2, -0.15, -0.1, -0.05, 0, 0.05, 0.1, 0.15, 0.2, 0.25, 0.3, 0.35], "type": "category"}, "xaxis4": {"anchor": "y4", "domain": [0.545, 1], "tickangle": 45, "ticktext": [-0.3, -0.25, -0.2, -0.15, -0.1, -0.05, 0, 0.05, 0.1, 0.15, 0.2, 0.25, 0.3, 0.35], "tickvals": [-0.3, -0.25, -0.2, -0.15, -0.1, -0.05, 0, 0.05, 0.1, 0.15, 0.2, 0.25, 0.3, 0.35], "type": "category"}, "yaxis": {"anchor": "x", "domain": [0.555, 1], "title": "vol skew"}, "yaxis2": {"anchor": "x2", "domain": [0.555, 1], "title": "vol skew"}, "yaxis3": {"anchor": "x3", "domain": [0, 0.445], "title": "vol skew"}, "yaxis4": {"anchor": "x4", "domain": [0, 0.445], "title": "vol skew"}}}

### Figure 4 — Plotly figure (JSON) as saved in the notebook; plotly's stock layout.template omitted (floating-point values rounded to 4 significant figures)
{"data": [{"legendgroup": "chart (1, 1)", "name": "chart (1, 1) 20181219", "type": "scatter", "uid": "2527c74c-30bd-11ea-90d1-8c859025e7f9", "x": [-0.3, -0.25, -0.2, -0.15, -0.1, -0.05, 0, 0.05, 0.1, 0.15, 0.2, 0.25, 0.3, 0.35], "xaxis": "x", "y": [0.1655, 0.1355, 0.1052, 0.0766, 0.0498, 0.0249, 0, -0.023, -0.0396, -0.0449, -0.0443, -0.0375, -0.0231, -0.0184], "yaxis": "y"}, {"legendgroup": "chart (1, 1)", "name": "chart (1, 1) 20181220", "type": "scatter", "uid": "25283de6-30bd-11ea-9036-8c859025e7f9", "x": [-0.3, -0.25, -0.2, -0.15, -0.1, -0.05, 0, 0.05, 0.1, 0.15, 0.2, 0.25, 0.3, 0.35], "xaxis": "x", "y": [0.1676, 0.1365, 0.1058, 0.0777, 0.0507, 0.0245, 0, -0.0229, -0.0396, -0.0464, -0.048, -0.0427, -0.0347, -0.0286], "yaxis": "y"}, {"legendgroup": "chart (1, 1)", "name": "chart (1, 1) 20181221", "type": "scatter", "uid": "25291c28-30bd-11ea-8b03-8c859025e7f9", "x": [-0.3, -0.25, -0.2, -0.15, -0.1, -0.05, 0, 0.05, 0.1, 0.15, 0.2, 0.25, 0.3, 0.35], "xaxis": "x", "y": [null, 0.1363, 0.105, 0.0752, 0.0497, 0.0241, 0, -0.0229, -0.0419, -0.0499, -0.0484, -0.0434, -0.0399, -0.0267], "yaxis": "y"}], "layout": {"annotations": [{"font": {"size": 16}, "showarrow": false, "text": "ESH19 20181219 - 20181221", "x": 0.2275, "xanchor": "center", "xref": "paper", "y": 1, "yanchor": "bottom", "yref": "paper"}], "autosize": true, "bargap": 0.05, "font": {"family": "Open Sans, sans-serif"}, "height": 800, "hovermode": "x", "margin": {"b": 55, "l": 45, "r": 15, "t": 50}, "plot_bgcolor": "#EFECEA", "showlegend": true, "title": "Skew plots<br>", "width": 900, "xaxis": {"anchor": "y", "domain": [0, 0.455], "tickangle": 45, "ticktext": [-0.3, -0.25, -0.2, -0.15, -0.1, -0.05, 0, 0.05, 0.1, 0.15, 0.2, 0.25, 0.3, 0.35], "tickvals": [-0.3, -0.25, -0.2, -0.15, -0.1, -0.05, 0, 0.05, 0.1, 0.15, 0.2, 0.25, 0.3, 0.35], "type": "category"}, "xaxis2": {"anchor": "y2", "domain": [0.545, 1]}, "xaxis3": {"anchor": "y3", "domain": [0, 0.455]}, "xaxis4": {"anchor": "y4", "domain": [0.545, 1]}, "yaxis": {"anchor": "x", "domain": [0.555, 1], "title": "vol skew"}, "yaxis2": {"anchor": "x2", "domain": [0.555, 1]}, "yaxis3": {"anchor": "x3", "domain": [0, 0.445]}, "yaxis4": {"anchor": "x4", "domain": [0, 0.445]}}}
